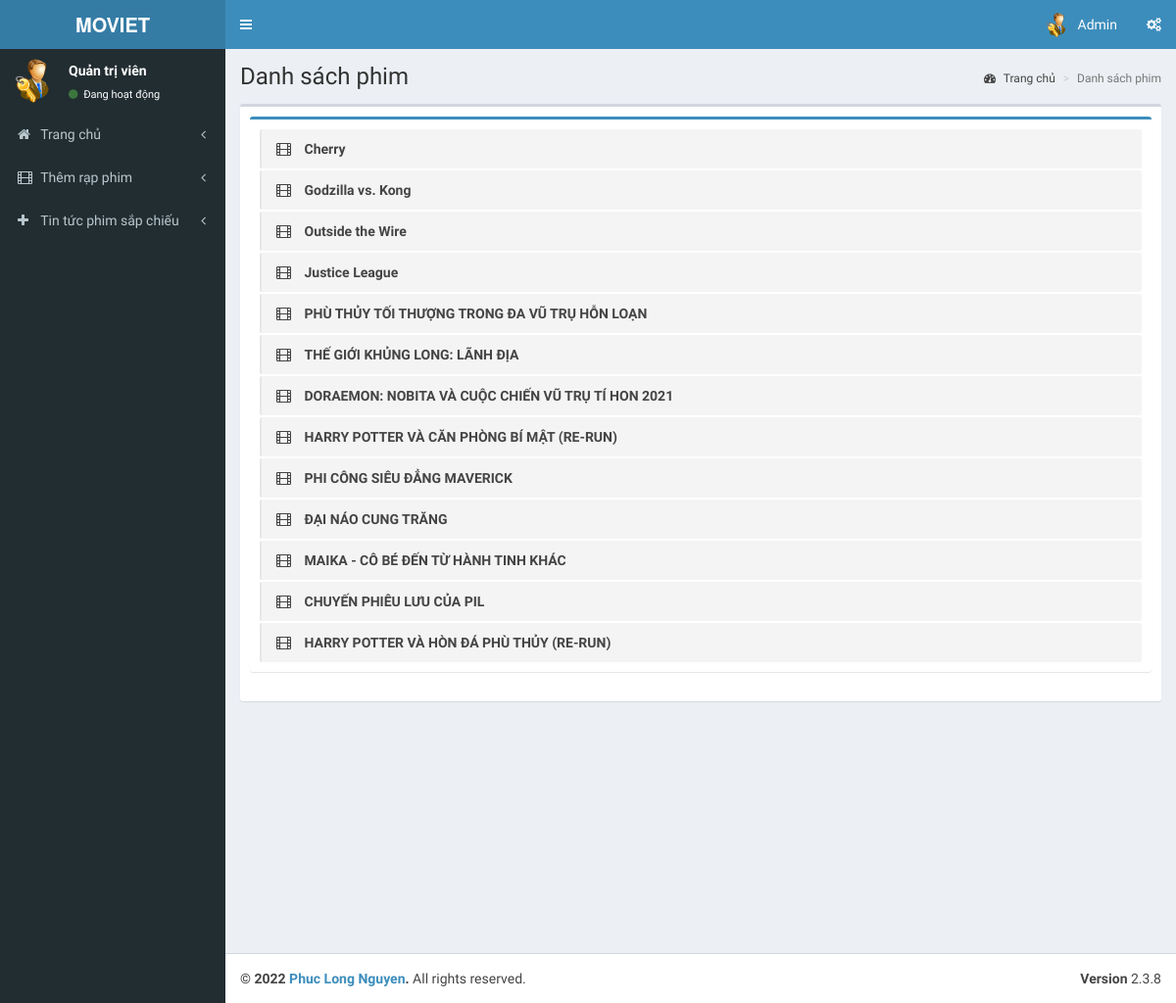
Page /admin/pages/index.php (signed in) on the earlier database version.
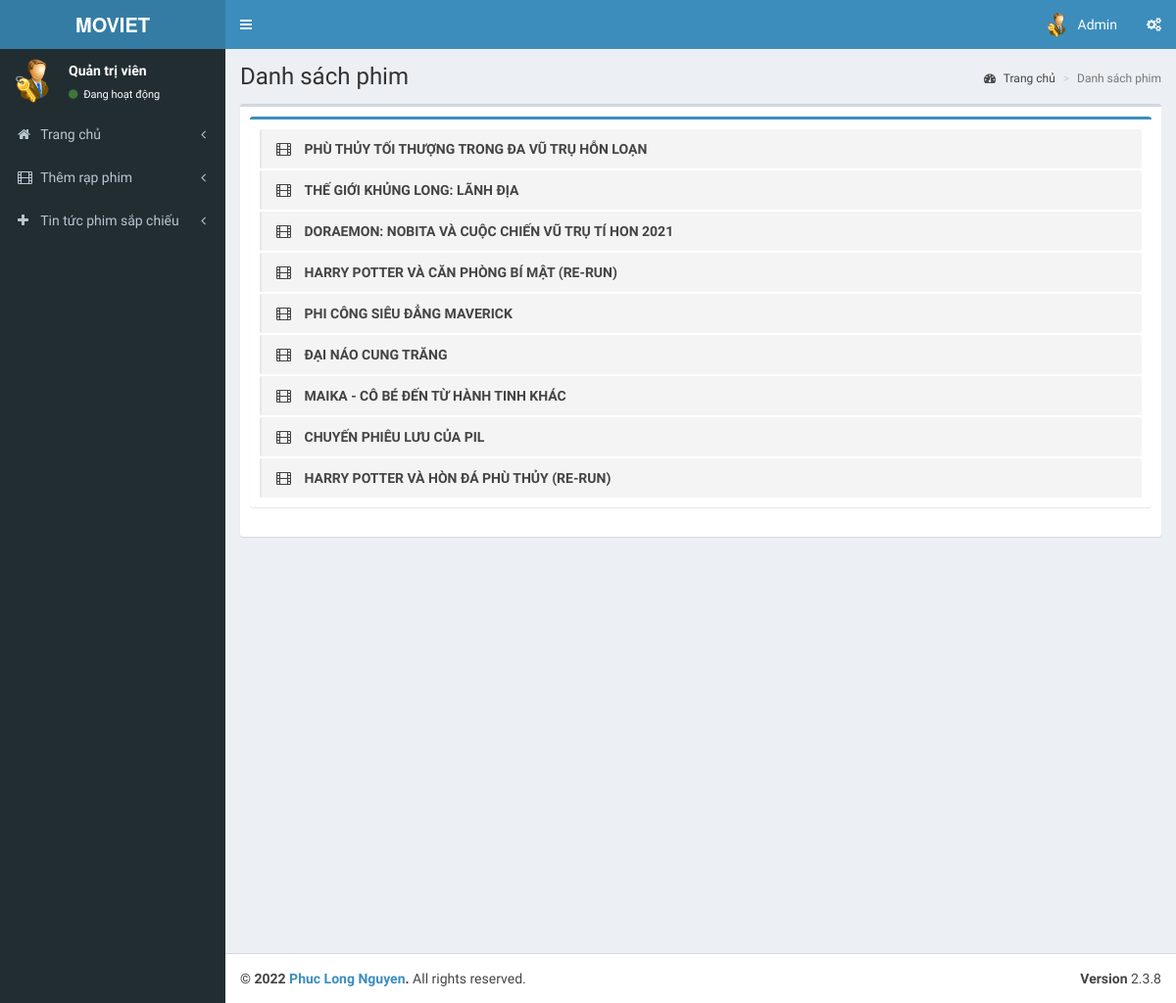
Same page on the later database version.
### tables this page shows
CREATE TABLE IF NOT EXISTS `tbl_movie` (
  `movie_id` int(11) NOT NULL AUTO_INCREMENT,
  `t_id` int(11) NOT NULL COMMENT 'theatre id',
  `movie_name` varchar(255) NOT NULL,
  `cast` text NOT NULL,
  `desc` text NOT NULL,
  `release_date` date NOT NULL,
  `image` varchar(200) NOT NULL,
  `video_url` varchar(200) NOT NULL,
  `status` int(1) NOT NULL COMMENT '0 means active ',
  PRIMARY KEY (`movie_id`)
);

### admin/pages/index.php (the view, shortened to what this page needs)
<?php
include('header.php');
?>
  <div class="content-wrapper">
    <section class="content-header">
      <h1>
        Danh sách phim
      </h1>
      <ol class="breadcrumb">
        <li><a href="index"><i class="fa fa-dashboard"></i> Trang chủ</a></li>
        <li class="active">Danh sách phim</li>
      </ol>
    </section>
    <section class="content">
      <div class="box">
        <div class="box-body">
            <div class="box box-primary">
            <div class="box-body">
              <ul class="todo-list">
                 <?php
                        $qry7=mysqli_query($con,"select * from tbl_movie");
                        if(mysqli_num_rows($qry7))
                        {
                        while($c=mysqli_fetch_array($qry7))
                        {
                        ?>
                <li>
                      <span class="handle">
                        <i class="fa fa-film"></i>
                      </span>
                  <span class="text"><?php echo $c['movie_name'];?></span>
                </li>
                  <?php
                       }}
                     ?>
            </div>
          </div>
        </div>
      </div>
    </section>
  </div>
  <?php
include('footer.php');
?>

Differences in the rows shown:
removed tbl_movie: movie_name "Cherry"
removed tbl_movie: movie_name "Godzilla vs. Kong"
removed tbl_movie: movie_name "Outside the Wire"
removed tbl_movie: movie_name "Justice League"
